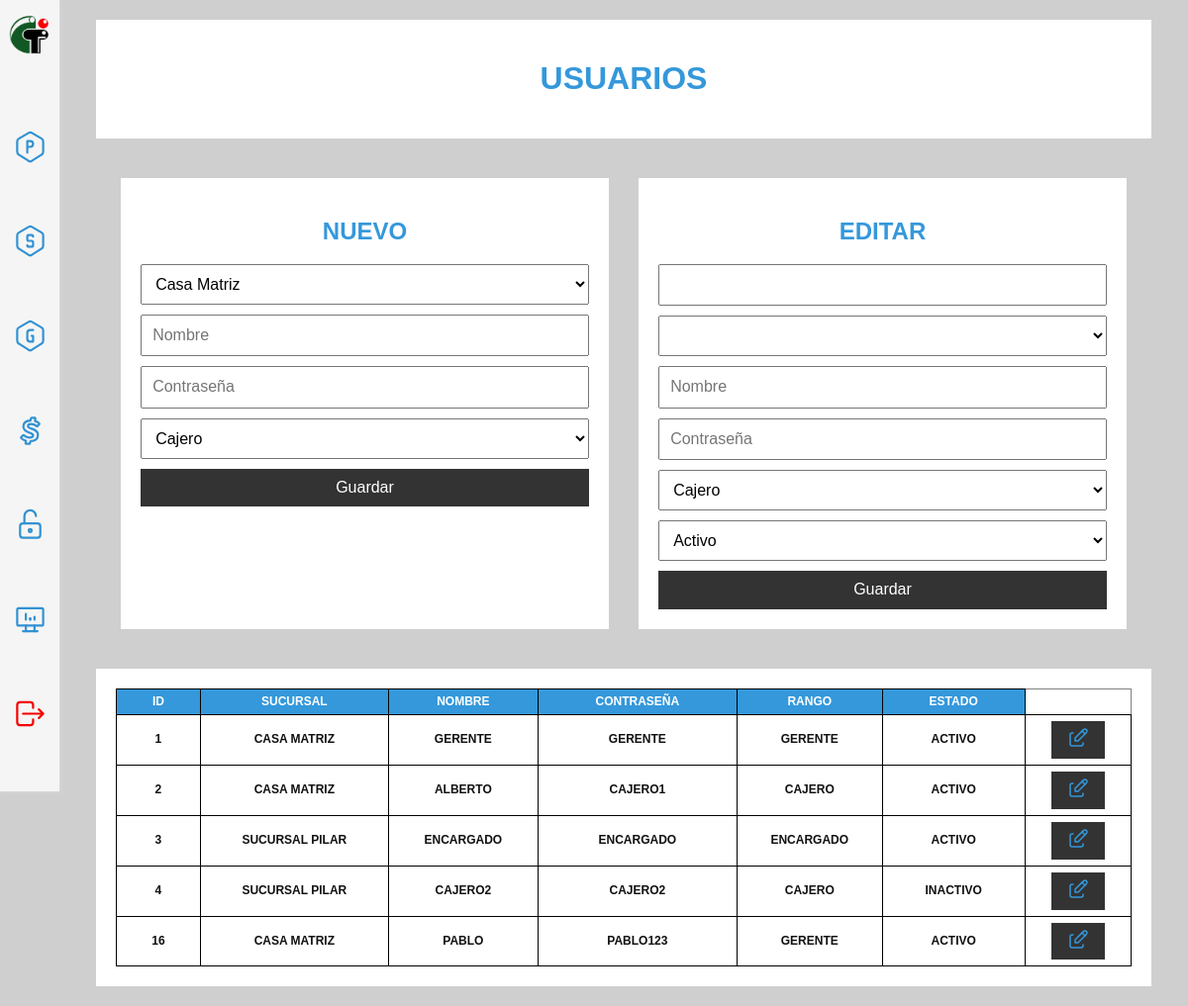
/usuarios.php (signed in), run on the app's committed database.
### tables this page shows
CREATE TABLE `usuarios` (
  `idUsuario` int(11) NOT NULL,
  `idSucursal` int(11) NOT NULL,
  `nombre` varchar(50) NOT NULL,
  `contra` varchar(50) NOT NULL,
  `rol` int(5) NOT NULL,
  `estado` int(2) NOT NULL DEFAULT 1
);

CREATE TABLE `sucursales` (
  `idSucursal` int(11) NOT NULL,
  `nombre` varchar(100) NOT NULL,
  `estado` int(5) NOT NULL
);

### app/controllers/Sucursales.php (called while the page is built, shortened)
<?php
class Sucursales{
  public function returnSucursal(int $id){
      $consulta = conectarDB(" SELECT * FROM `sucursales` WHERE `idSucursal`='$id' ");
      $suc = new Sucursal;
      $c = mysqli_fetch_assoc($consulta);
      $suc->idSucursal = $c['idSucursal'];
      $suc->nombre = $c['nombre'];
      $suc->estado = $c['estado'];
      return $suc;
  }
  public function returnSucursales(){
    $consulta = conectarDB(" SELECT * FROM `sucursales`");
    $sucs = [];
    foreach($consulta as $c){
      $suc = new Sucursal;
      $suc->idSucursal = $c['idSucursal'];
      $suc->nombre = $c['nombre'];
      $suc->estado = $c['estado'];
      $sucs[] = $suc;
    }
    return $sucs;
  }
}

### app/controllers/Usuarios.php (called while the page is built, shortened)
<?php
class Usuarios{
  public function returnUsuarios(){
    $consulta = conectarDB(" SELECT * FROM `usuarios`");
    $users = [];
    foreach($consulta as $c){
      $user = new Usuario;
      $user->idUsuario = $c['idUsuario'];
      $user->idSucursal = $c['idSucursal'];
      $user->nombre = $c['nombre'];
      $user->contra = $c['contra'];
      $user->rol = $c['rol'];
      $user->estado = $c['estado'];
      $users[] = $user;
    }
    return $users;
  }
}

### usuarios.php (the view, shortened to what this page needs)
<?php
require "app/app.php";
html("Usuarios");
menu();
?>
<section>
  <div class="contenedor"><h1>Usuarios</h1></div>
  <div class="contFlex2">
    <div class="contenedor">
      <h2>Nuevo</h2>
      <form method="post" class="formFlex">
        <select name="idSucursal" id="" placeholder="Sucursales" required>
          <?php $sucursales = new Sucursales;
          foreach($sucursales->returnSucursales() as $suc){if($suc->estado==1){ ?>
          <option value="<?php echo $suc->idSucursal ?>"><?php echo $suc->nombre ?></option>
          <?php }}?>
        </select>
        <input type="text" name="nombre" placeholder="Nombre" required>
        <input type="text" name="contra" placeholder="Contraseña" required>
        <select name="rol" required>
          <option value="0">Cajero</option>
        </select>
        <button class="btn">Guardar</button>
      </form>
    </div>
    <div class="contenedor">
      <h2>Editar</h2>
      <form method="post" class="formFlex">
        <input type="text" name="idUsuario" id="idUsuario" value="<?php  if(isset($_POST['idEditar'])){echo $user->idUsuario;}?>" readOnly>
        <select name="idSucursal" placeholder="Sucursales" required>
        </select>
        <input type="text" name="nombre" placeholder="Nombre" required value="<?php if(isset($_POST['idEditar'])){echo $user->nombre;} ?>">
        <input type="text" name="contra" placeholder="Contraseña" required value="<?php if(isset($_POST['idEditar'])){echo $user->contra;} ?>">
        <select name="rol" required>
          <option value="0" <?php if(isset($_POST['idEditar'])){if($user->rol == 0){echo "Selected"; }} ?>>Cajero</option>
        </select>
        <select name="estado">
          <option value="1" <?php if(isset($_POST['idEditar'])){if($user->estado == 1){echo "Selected"; }} ?>>Activo</option>
        </select>
        <button class="btn">Guardar</button>
      </form>
    </div>
  </div>
  <div class="contenedor">
    <table class="tftable Caja" border="1px" style="overflow-x: hidden;">
        <tr class="titulo"><th>ID</th><th>Sucursal</th><th>Nombre</th><th>Contraseña</th><th>Rango</th><th>Estado</th></tr>
        <?php
        $usuarios = new Usuarios;
        $usuarios = $usuarios->returnUsuarios();
        foreach($usuarios as $user){
          $sucursal = new Sucursales;
          $suc = $sucursal->returnSucursal($user->idSucursal);
          if($user->rol == 0){$rol = "Cajero";}
          if($user->rol == 1){$rol = "Encargado";}
          if($user->rol == 2){$rol = "Gerente";}
          if($user->estado == 0){$estado = "Inactivo";}
          if($user->estado == 1){$estado = "Activo";}
        ?>
        <tr><td><?php echo $user->idUsuario ?></td><td><?php echo $suc->nombre ?></td><td><?php echo $user->nombre ?></td><td><?php echo $user->contra ?></td><td><?php echo $rol ?></td><td><?php echo $estado ?></td><td><form method="post"><button class="btn" name="idEditar" value="<?php echo $user->idUsuario ?>"></button></form></td></tr>
        <?php }?>
    </table>
  </div>
</section>

### app/functions/funciones.php (shortened to what this page needs)
<?php
function html($nombre){
    ?>
    <!DOCTYPE html>
    <html lang="es">
    <head>
        <link rel="stylesheet" href="<?php echo $GLOBALS['pathInicio'] ?>/css/app.css">
    </head>
    <body>
    <?php
}
function conectarDB($sql){
    $conexion= mysqli_connect('localhost','root','','cajas');
    $resultado= mysqli_query($conexion, $sql);
    return $resultado;
}
            ?>
            <?php
function menu(){
    ?>
    <div class="menu">
    <div>
        <a href="<?php echo $GLOBALS['pathInicio'] ?>">
        <img src="img/logo.png" alt="">
        </a>
    </div>
        <div class="botones">
        <a href="<?php echo $GLOBALS['pathInicio'] ?>cajaPersonal.php">
        </a>
        <a href="<?php echo $GLOBALS['pathInicio'] ?>cajaSucursal.php">
        </a>
        <a href="<?php echo $GLOBALS['pathInicio'] ?>cajaGeneral.php">
        </a>
        <a href="<?php echo $GLOBALS['pathInicio'] ?>cotizacion.php">
        </a>
        <a href="<?php echo $GLOBALS['pathInicio'] ?>token.php">
        </a>
        <a href="<?php echo $GLOBALS['pathInicio'] ?>estadisticas.php">
        </a>
        <a href="<?php echo $GLOBALS['pathInicio'] ?>cerrarSesion.php">
        </a>
        </div>
    </div>
    <?php
}
    ?>

### css/_vars.css (style rules this page uses)
:root { --colorPrincipal: #3498DB ; }

### css/_general.css (style rules this page uses)
body { background-color: #cfcfcf; font-family: 'Karla', sans-serif; font-family: 'League Gothic', sans-serif; overflow-x: hidden; width: 95vw; margin-left: 5vw; }
h1 { color: var(--colorPrincipal); }
h2 { color: var(--colorPrincipal); }
.contFlex2 { display: grid; grid-template-columns: 1fr 1fr; gap: 20px; width: 90%; margin: 10px auto; }
.contenedor { background-color: #fff; text-transform: uppercase; padding: 20px; width: 90%; margin: 20px auto; text-align: center; }
.btn { background-color: #333; border: none; color: #fff; padding: 5px 15px; cursor: pointer; }

### css/_menu.css (style rules this page uses)
body>.menu { z-index: 100; width: 5vw; background-color: #fff; height: 100vh; position: fixed; top: 0; left: 0; display: flex; flex-direction: column; align-items: center; justify-content:space-between; box-shadow: 0px 0px 5px 0.1px #ededed; }
.menu>div { width: 100%; margin: 0 auto; display: flex; align-items: center; justify-content: center; }
.menu>div>a>img { width: 50px; margin: 10px auto; }
.menu svg { stroke: var(--colorPrincipal); width: 35px; height: 35px; }
.menu svg.red { stroke: red; width: 35px; height: 35px; }
.menu>.botones { height: 100%; display: flex; flex-direction: column; justify-content: space-evenly; }

### css/_caja.css (style rules this page uses)
.tftable tr.titulo { position: sticky;top: 0; }
.tftable { border-radius: 5px; text-transform: uppercase;font-weight: bolder;text-align: center;font-size:12px;color:#fff;width:100%;border-width: 1px;border-collapse: collapse; }
.tftable th { font-size:12px;background-color: var(--colorPrincipal);border-width: 1px;padding: 6px 20px;border-style: solid;border-color: rgb(0, 0, 0);text-align:center; }
.tftable tr { background-color:#000000; border-radius: 5px; margin: 10px; }
.tftable td { font-size:12px;border-width: 1px;padding: 6px;border-style: solid;border-color: rgb(0, 0, 0);background-color: #fff;color: #111; }

### css/_index.css (style rules this page uses)
svg { stroke: var(--colorPrincipal); }

### css/_sucursales.css (style rules this page uses)
svg.red { stroke: red; }

### css/_usuarios.css (style rules this page uses)
.formFlex { display: grid; grid-template-columns: 1fr; gap: 10px; }
.formFlex>* { padding: 10px; }

### data on the page
usuarios: idUsuario "1", idSucursal.nombre "CASA MATRIZ", nombre "GERENTE", contra "GERENTE", rol "GERENTE", estado "ACTIVO"
usuarios: idUsuario "2", idSucursal.nombre "CASA MATRIZ", nombre "ALBERTO", contra "CAJERO1", rol "CAJERO", estado "ACTIVO"
usuarios: idUsuario "3", idSucursal.nombre "SUCURSAL PILAR", nombre "ENCARGADO", contra "ENCARGADO", rol "ENCARGADO", estado "ACTIVO"
usuarios: idUsuario "4", idSucursal.nombre "SUCURSAL PILAR", nombre "CAJERO2", contra "CAJERO2", rol "CAJERO", estado "INACTIVO"
usuarios: idUsuario "16", idSucursal.nombre "CASA MATRIZ", nombre "PABLO", contra "PABLO123", rol "GERENTE", estado "ACTIVO"

### other printed values
form field idSucursal "Casa Matriz"
